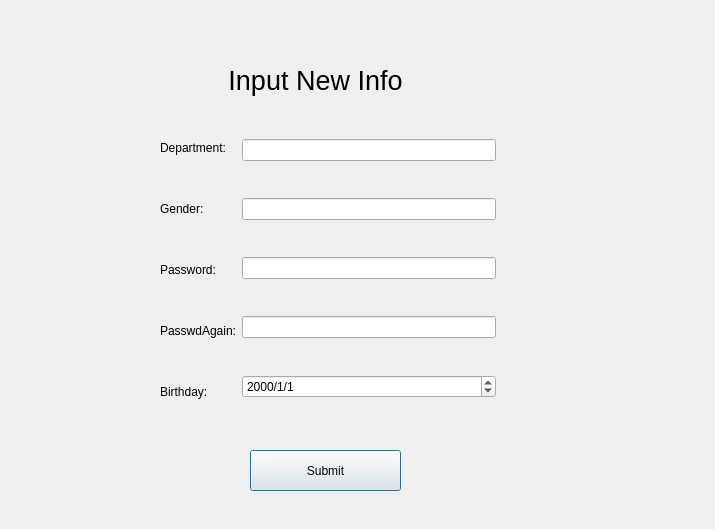
<?xml version="1.0" encoding="UTF-8"?>
<ui version="4.0">
 <class>UpdateInfo</class>
 <widget class="QDialog" name="UpdateInfo">
  <property name="geometry">
   <rect>
    <x>0</x>
    <y>0</y>
    <width>715</width>
    <height>529</height>
   </rect>
  </property>
  <property name="windowTitle">
   <string>Dialog</string>
  </property>
  <widget class="QWidget" name="layoutWidget">
   <property name="geometry">
    <rect>
     <x>160</x>
     <y>120</y>
     <width>336</width>
     <height>299</height>
    </rect>
   </property>
   <layout class="QHBoxLayout" name="horizontalLayout_2">
    <item>
     <layout class="QVBoxLayout" name="verticalLayout_2">
      <item>
       <widget class="QLabel" name="label_3">
        <property name="text">
         <string>Department:</string>
        </property>
       </widget>
      </item>
      <item>
       <widget class="QLabel" name="label_5">
        <property name="text">
         <string>Gender:</string>
        </property>
       </widget>
      </item>
      <item>
       <widget class="QLabel" name="label_6">
        <property name="text">
         <string>Password:</string>
        </property>
       </widget>
      </item>
      <item>
       <widget class="QLabel" name="label_9">
        <property name="text">
         <string>PasswdAgain:</string>
        </property>
       </widget>
      </item>
      <item>
       <widget class="QLabel" name="label_4">
        <property name="text">
         <string>Birthday:</string>
        </property>
       </widget>
      </item>
     </layout>
    </item>
    <item>
     <layout class="QVBoxLayout" name="verticalLayout">
      <property name="spacing">
       <number>18</number>
      </property>
      <item>
       <widget class="QLineEdit" name="depLineEdit"/>
      </item>
      <item>
       <widget class="QLineEdit" name="genderLineEdit"/>
      </item>
      <item>
       <widget class="QLineEdit" name="pwd1LineEdit">
        <property name="echoMode">
         <enum>QLineEdit::Password</enum>
        </property>
       </widget>
      </item>
      <item>
       <widget class="QLineEdit" name="pwd2LineEdit">
        <property name="echoMode">
         <enum>QLineEdit::Password</enum>
        </property>
       </widget>
      </item>
      <item>
       <widget class="QDateEdit" name="dateEdit">
        <property name="displayFormat">
         <string>yyyy/M/d</string>
        </property>
       </widget>
      </item>
     </layout>
    </item>
   </layout>
  </widget>
  <widget class="QLabel" name="label">
   <property name="geometry">
    <rect>
     <x>160</x>
     <y>60</y>
     <width>311</width>
     <height>41</height>
    </rect>
   </property>
   <property name="font">
    <font>
     <pointsize>20</pointsize>
    </font>
   </property>
   <property name="text">
    <string>Input New Info</string>
   </property>
   <property name="alignment">
    <set>Qt::AlignCenter</set>
   </property>
  </widget>
  <widget class="QPushButton" name="submitPushButton">
   <property name="geometry">
    <rect>
     <x>250</x>
     <y>450</y>
     <width>151</width>
     <height>41</height>
    </rect>
   </property>
   <property name="text">
    <string>Submit</string>
   </property>
  </widget>
 </widget>
 <resources/>
 <connections/>
</ui>
